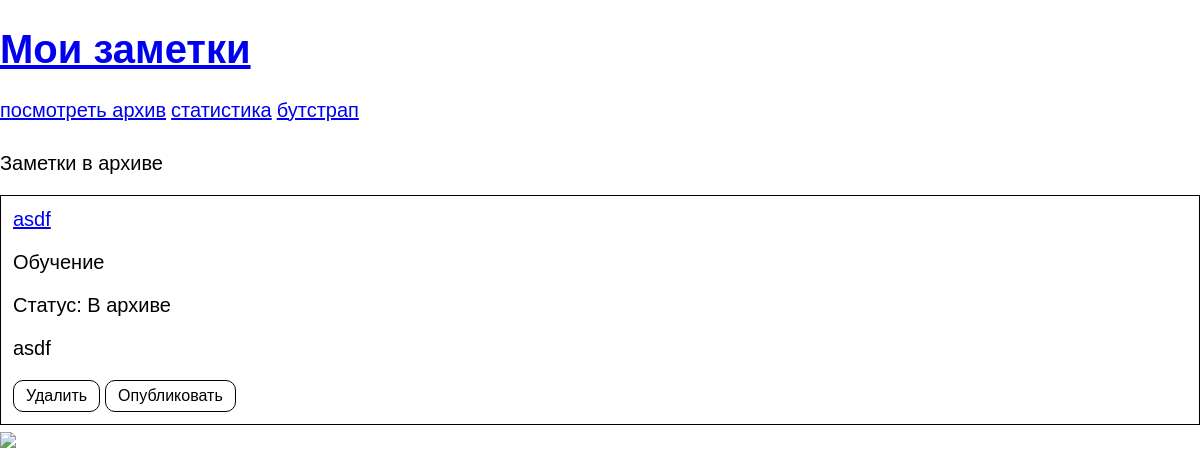
Page /notes/archive on the committed database.
### core/models.py (models this page shows, shortened)
class Note(models.Model):
    ARCHIVE = 'archive'
    PUBLIC = 'public'
    STATUS_CHOICES = [
        (ARCHIVE, 'В архиве'),
        (PUBLIC, 'Опубилковано')
    ]
    title = models.CharField(max_length=255, verbose_name='название')
    text = models.TextField(verbose_name='текст')
    created_at = models.DateTimeField(auto_now=True, verbose_name='дата создания')
    image = models.FileField(verbose_name='картинка', null=True, blank=True)
    review_date = models.DateField(verbose_name='дата пересмотра', null=True, blank=True)
    category = models.ForeignKey(
        NoteCategory,
        null=True,
        blank=True,
        on_delete=models.SET_NULL,
        verbose_name='категория заметки'
    )
    status = models.CharField(max_length=255, choices=STATUS_CHOICES, default=PUBLIC)
    class Meta:
        verbose_name = 'Заметка'
        verbose_name_plural = 'Заметки'

class NoteCategory(models.Model):
    title = models.CharField(max_length=255, verbose_name='название')
    class Meta:
        verbose_name = 'Категория заметки'
        verbose_name_plural = 'Категории заметок'

### core/views.py (the view)
# urls.py: path('notes/archive', archive_notes),
def archive_notes(request):
    notes = Note.objects.filter(status=Note.ARCHIVE)
    context = {'notes': notes}
    return render(request, 'archive_notes.html', context)

### templates/archive_notes.html (shortened to what this page needs)
{% extends 'base.html' %}
{% block content %}
<div class="notes">
    <p>Заметки в архиве</p>
      {% for note in notes %}
       <div class="note">
        <a href="/notes/{{ note.id }}">{{ note.title }}</a>
        <p>{% if note.category %} {{ note.category.title}} {% else %} Без категории {% endif %}</p>
        <p>Cтатус: {{ note.get_status_display }}</p>
        <p>{{ note.text }}</p>
        <div class="note-buttons">
            <form action="/notes/{{ note.id }}/delete" method="post">
                <button>Удалить</button>
            </form>
            <form action="/notes/{{ note.id }}/publish" method="post">
                <button>Опубликовать</button>
            </form>
            </div>
    </div>
    {% endfor %}
</div>
{% endblock %}

### static/css/mystyles.css (style rules this page uses)
body { max-width: 1200px; margin: auto; font-size: 20px; font-family: Arial; }
.note { border: 1px solid black; padding: 12px; margin-bottom: 5px; }
button { padding: 0.375rem 0.75rem; border-radius: 10px; background-color: white; border: 1px solid black; font-size: 1rem }
.note-buttons { display: flex; gap: 5px; }

### rows in the picture
Note: title "asdf", category "Обучение", status "В архиве", text "asdf"
